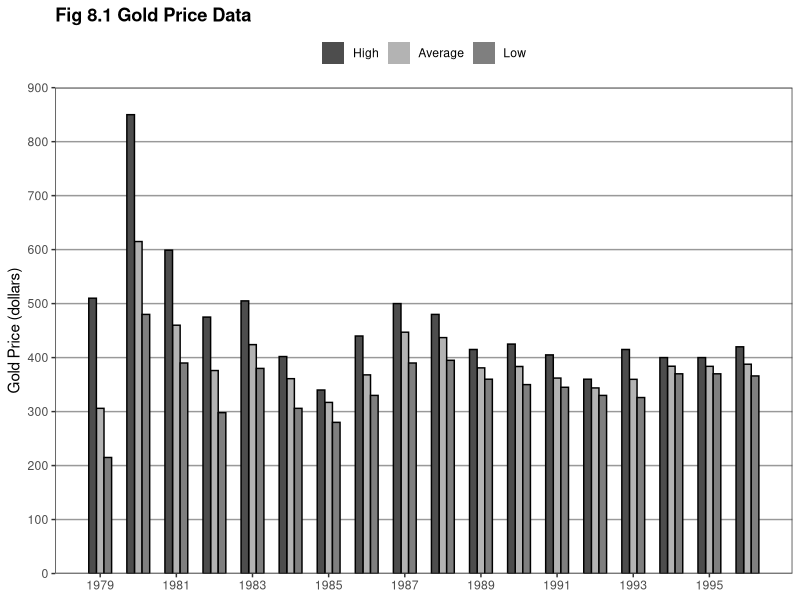
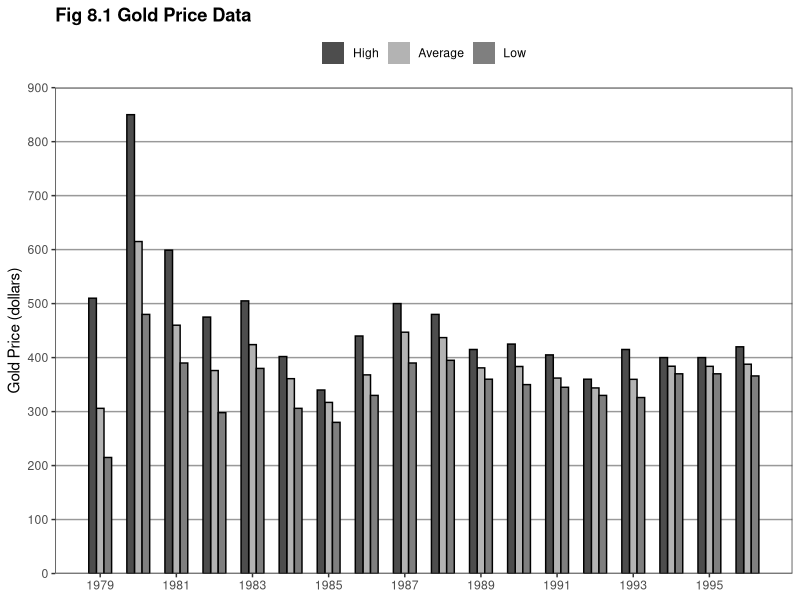

Reproduce these figures in R, in order.
library(ggplot2)
library(reshape2)

this_base <- "fig08-01_gold-price-data"

my_data <- data.frame( 
  Year = 1979:1996,
  Average = c(306, 615, 460, 376, 424, 361, 317, 368, 447, 437, 381, 
              383.51, 362.11, 343.82, 359.77, 384, 383.79, 387.81),
  High = c(510, 850, 599, 475, 505, 402, 340, 440, 500, 480,
           415, 425, 405, 360, 415, 400, 400, 420),
  Low = c(215, 480, 390, 298, 380, 306, 280, 330, 390, 395, 360,
          350, 345, 330, 326, 370, 370, 366))

my_data_long <- melt(my_data, id = "Year",
                     variable.name = "stat", value.name = "price")
my_data_long$stat <- factor(my_data_long$stat, c("High", "Average", "Low"))

year_label <- my_data$Year
year_label<- year_label[-seq(2, 18, 2)]

p <- ggplot(my_data_long, aes(x = Year, y = price, 
                           group = stat, fill = stat, width = 0.6)) +
  geom_bar(stat = "identity", position = "dodge") +
  geom_bar(stat = "identity", position = "dodge", colour = "black", 
           show_guide = FALSE) +
  scale_fill_manual(values = c("High" = "grey30", "Average" = "grey70",
                               "Low" = "grey50")) +
  scale_x_continuous(breaks = seq(1979, 1996, 2), labels = year_label) +
  scale_y_continuous(breaks = seq(0, 900, 100), limits = c(0, 900),
                     expand = c(0, 0)) +
  labs(x = NULL, y = "Gold Price (dollars)") +
  ggtitle("Fig 8.1 Gold Price Data") +
  theme_bw() +
  theme(panel.grid.major.y = element_line(colour = "grey60"),
        panel.grid.major.x = element_blank(),
        panel.grid.minor = element_blank(),
        plot.title = element_text(size = rel(1.2), face = "bold"),
        legend.position = "top",
        legend.title = element_blank())

p

ggsave(paste0(this_base, ".png"), 
       p, width = 6, height = 5)
